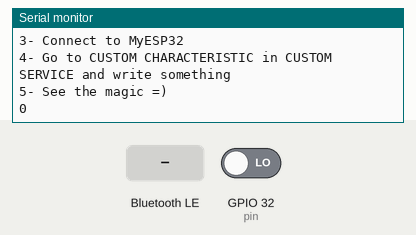
A sketch run on a simulated ESP32. On the bench: the last lines printed to the serial monitor. The inputs (shaded band) are chosen by the test bench; at power-on: GPIO 32 (pin) LOW. Nothing arrives over Bluetooth unless stated; a phone connects over Bluetooth LE 3 s after start.

Above: at 1.2 s.
1.3 s: Bluetooth LE write "1" received
At 1.9 s:
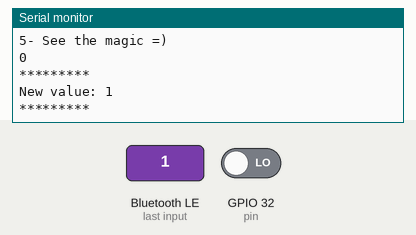
2.8 s: GPIO 32 (pin) driven HIGH
At 4.22 s:
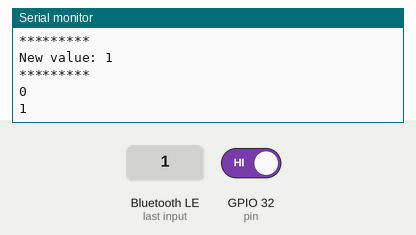
4.3 s: Bluetooth LE write "0" received
At 5.7 s:
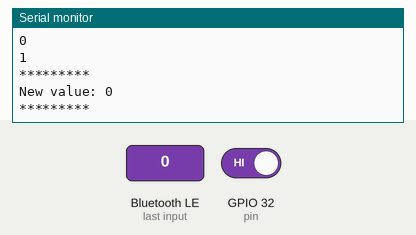

Measured:
- after the input at 1.3 s, the serial monitor: prints a new line at once (image 1)
- after the input at 2.8 s, the serial monitor: prints a new line after 1.2 s (image 2)
- after the input at 4.3 s, the serial monitor: prints a new line at once (image 3)

The sketch:

esp32.ino
```cpp
#include <BLEDevice.h>
#include <BLEUtils.h>
#include <BLEServer.h>

// See the following for generating UUIDs:
// https://www.uuidgenerator.net/

#define SERVICE_UUID        "4fafc201-1fb5-459e-8fcc-c5c9c331914b"
#define CHARACTERISTIC_UUID "beb5483e-36e1-4688-b7f5-ea07361b26a8"


class MyCallbacks: public BLECharacteristicCallbacks {
    void onWrite(BLECharacteristic *pCharacteristic) {
      std::string value = pCharacteristic->getValue();

      if (value.length() > 0) {
        Serial.println("*********");
        Serial.print("New value: ");
        for (int i = 0; i < value.length(); i++)
          Serial.print(value[i]);

        Serial.println();
        Serial.println("*********");
      }
    }
};

BLECharacteristic *pCharacteristic;
int pin = 32;

void setup() {
  pinMode(pin,INPUT);
  Serial.begin(115200);

  Serial.println("1- Download and install an BLE scanner app in your phone");
  Serial.println("2- Scan for BLE devices in the app");
  Serial.println("3- Connect to MyESP32");
  Serial.println("4- Go to CUSTOM CHARACTERISTIC in CUSTOM SERVICE and write something");
  Serial.println("5- See the magic =)");

  BLEDevice::init("MyESP32");
  BLEServer *pServer = BLEDevice::createServer();

  BLEService *pService = pServer->createService(SERVICE_UUID);

  pCharacteristic = pService->createCharacteristic(
                                         CHARACTERISTIC_UUID,
                                         BLECharacteristic::PROPERTY_READ |
                                         BLECharacteristic::PROPERTY_WRITE
                                       );

  pCharacteristic->setCallbacks(new MyCallbacks());

  pCharacteristic->setValue("Hello World");
  pService->start();

  BLEAdvertising *pAdvertising = pServer->getAdvertising();
  pAdvertising->start();
}

void loop() {
  // put your main code here, to run repeatedly:

  if (digitalRead(pin) == HIGH)
  {
    char str[10];
    sprintf(str, "%d", 1);
    pCharacteristic->setValue(str);
    pCharacteristic->notify();
    Serial.println(str);
    delay(2000);
  }
  if (digitalRead(pin) == LOW)
  {
    Serial.println("0");
  }
  delay(2000);
}
```
